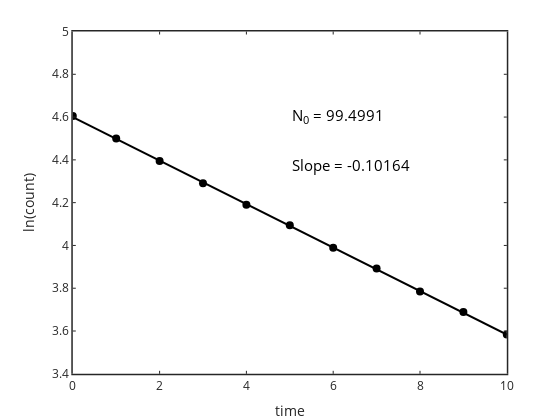

Notebook cell for this chart:
### Code cell
% now linearize the plot and determine rate constant and No

x=time;  y=log(count);

param=polyfit(x,y,1); slope=param(1); intercept=param(2);

fit=slope*time+intercept;

% plot it

plot(x,y,'ko','markersize',8,'markerfacecolor','b')
hold on
plot(x,fit,'k','linewidth',2)

set(gca,'linewidth',1.5,'fontsize',12)
xlabel('time','fontsize',14); ylabel('ln(count)','fontsize',14)

Nostr=num2str(exp(intercept));
slopestr=num2str(slope);

timept=min(time)+0.5*(max(time)-min(time));
%lncountpt=min(y)+0.5*(max(y)-min(y));
lncountpt=max(y);

Noplt=['N_0 = ',Nostr];
text(timept,lncountpt,Noplt,'fontsize',15)
slopeplt=['Slope = ',slopestr];
text(timept,lncountpt-0.05*lncountpt,slopeplt,'fontsize',15)

### Figure 1 — Plotly figure (JSON) as saved in the notebook; plotly's stock layout.template omitted (floating-point values rounded to 4 significant figures)
{"data": [{"line": {"color": "rgb(0, 0, 0)", "width": 0.5}, "marker": {"color": "rgb(0, 0, 0)", "line": {"color": "rgb(0, 0, 0)"}, "size": 8, "symbol": "circle"}, "mode": "markers", "name": "", "showlegend": false, "type": "scatter", "visibility": true, "x": [0, 1, 2, 3, 4, 5, 6, 7, 8, 9, 10], "xaxis": "x", "y": [4.605, 4.5, 4.394, 4.29, 4.19, 4.094, 3.989, 3.892, 3.784, 3.689, 3.584], "yaxis": "y"}, {"line": {"color": "rgb(0, 0, 0)", "dash": "solid", "width": 2}, "marker": {"color": "rgb(0, 0, 0)", "line": {"color": "rgb(0, 0, 0)"}, "size": 6, "symbol": "none"}, "mode": "lines", "name": "", "showlegend": false, "type": "scatter", "visibility": true, "x": [0, 1, 2, 3, 4, 5, 6, 7, 8, 9, 10], "xaxis": "x", "y": [4.6, 4.499, 4.397, 4.295, 4.194, 4.092, 3.99, 3.889, 3.787, 3.685, 3.584], "yaxis": "y"}], "layout": {"annotations": [{"font": {"color": "rgb(0, 0, 0)", "size": 15}, "showarrow": false, "text": "N<sub>0</sub> = 99.4991", "x": 5, "xanchor": "left", "xref": "x", "y": 4.605, "yanchor": "middle", "yref": "y"}, {"font": {"color": "rgb(0, 0, 0)", "size": 15}, "showarrow": false, "text": "Slope = -0.10164", "x": 5, "xanchor": "left", "xref": "x", "y": 4.375, "yanchor": "middle", "yref": "y"}], "height": 420, "hovermode": "closest", "margin": {"b": 0, "l": 0, "r": 0, "t": 0}, "plot_bgcolor": "rgba(0, 0, 0, 0)", "showlegend": false, "width": 560, "xaxis": {"anchor": "y", "autorange": false, "domain": [0.13, 0.905], "exponentformat": "none", "gridcolor": "rgba(38,38,38,0.15)", "gridwidth": 1.5, "linecolor": "rgb(38,38,38)", "linewidth": 1.5, "mirror": "ticks", "range": [0, 10], "showgrid": false, "showline": true, "side": "bottom", "spikedash": "solid", "spikemode": "across", "spikesides": false, "spikethickness": 1, "tickangle": 0, "tickcolor": "rgb(38,38,38)", "tickfont": {"color": "rgb(38,38,38)", "size": 12}, "ticklen": 3, "ticks": "inside", "ticktext": ["0", "2", "4", "6", "8", "10"], "tickvals": [0, 2, 4, 6, 8, 10], "title": {"font": {"color": "rgb(38,38,38)", "size": 14}, "text": "time"}, "type": "linear", "visible": true, "zeroline": false}, "yaxis": {"anchor": "x", "autorange": false, "domain": [0.11, 0.925], "exponentformat": "none", "gridcolor": "rgba(38,38,38,0.15)", "gridwidth": 1.5, "linecolor": "rgb(38,38,38)", "linewidth": 1.5, "mirror": "ticks", "range": [3.4, 5], "showgrid": false, "showline": true, "side": "left", "spikedash": "solid", "spikemode": "across", "spikesides": false, "spikethickness": 1, "tickangle": 0, "tickcolor": "rgb(38,38,38)", "tickfont": {"color": "rgb(38,38,38)", "size": 12}, "ticklen": 3, "ticks": "inside", "ticktext": ["3.4", "3.6", "3.8", "4", "4.2", "4.4", "4.6", "4.8", "5"], "tickvals": [3.4, 3.6, 3.8, 4, 4.2, 4.4, 4.6, 4.8, 5], "title": {"font": {"color": "rgb(38,38,38)", "size": 14}, "text": "ln(count)"}, "type": "linear", "visible": true, "zeroline": false}}}
